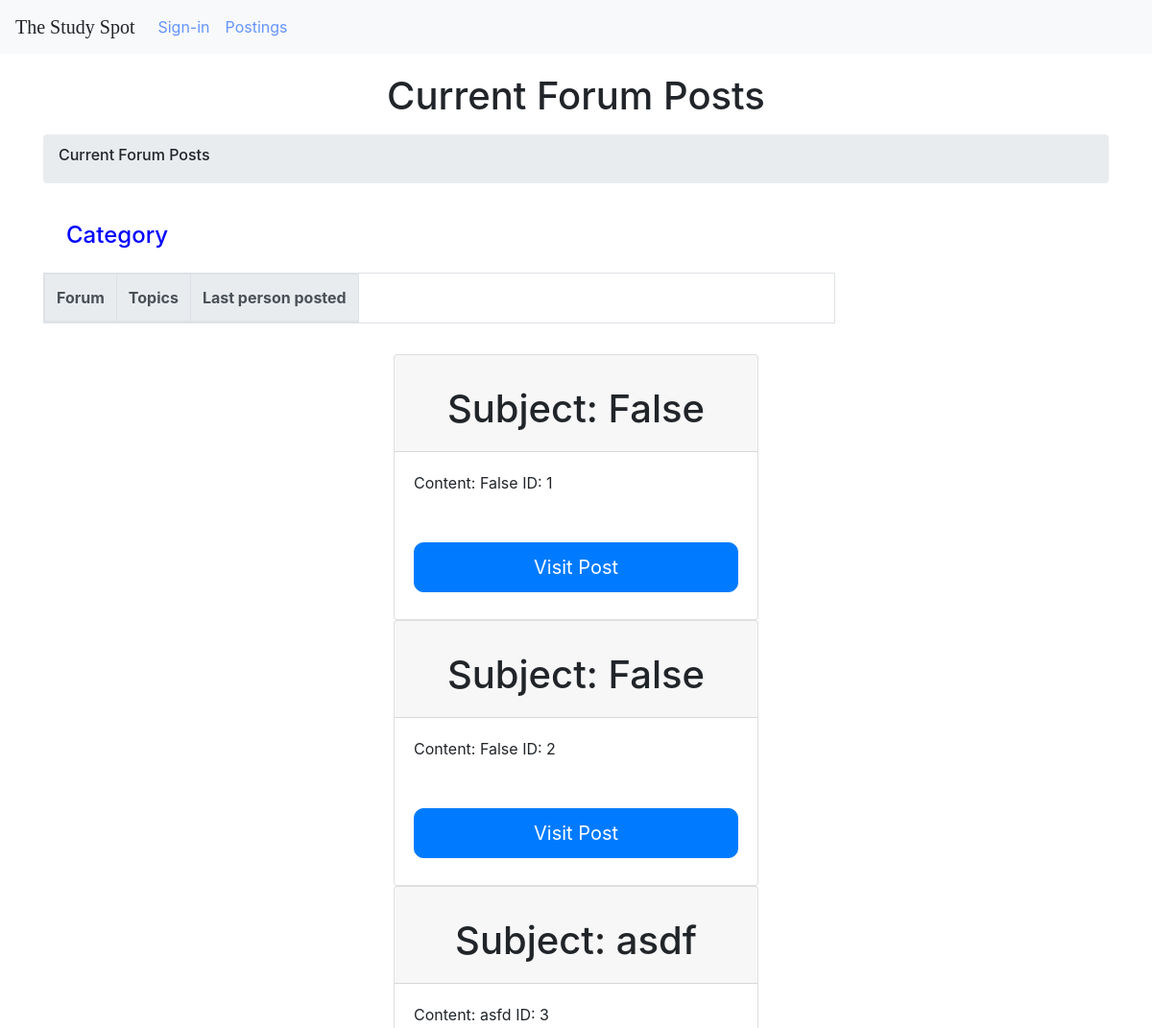
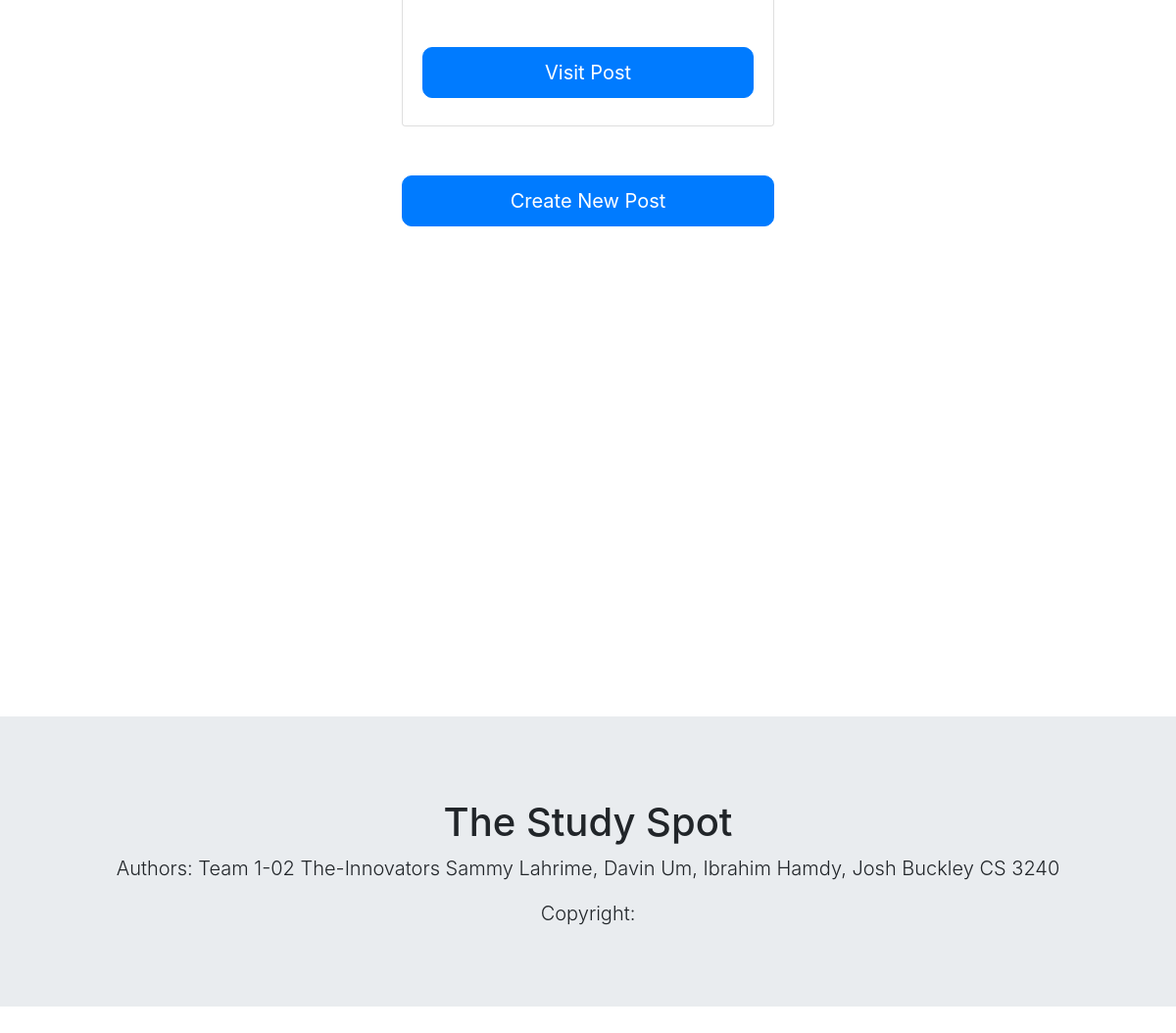
Page /post/ on the earlier database version (2 pictures, top to bottom).
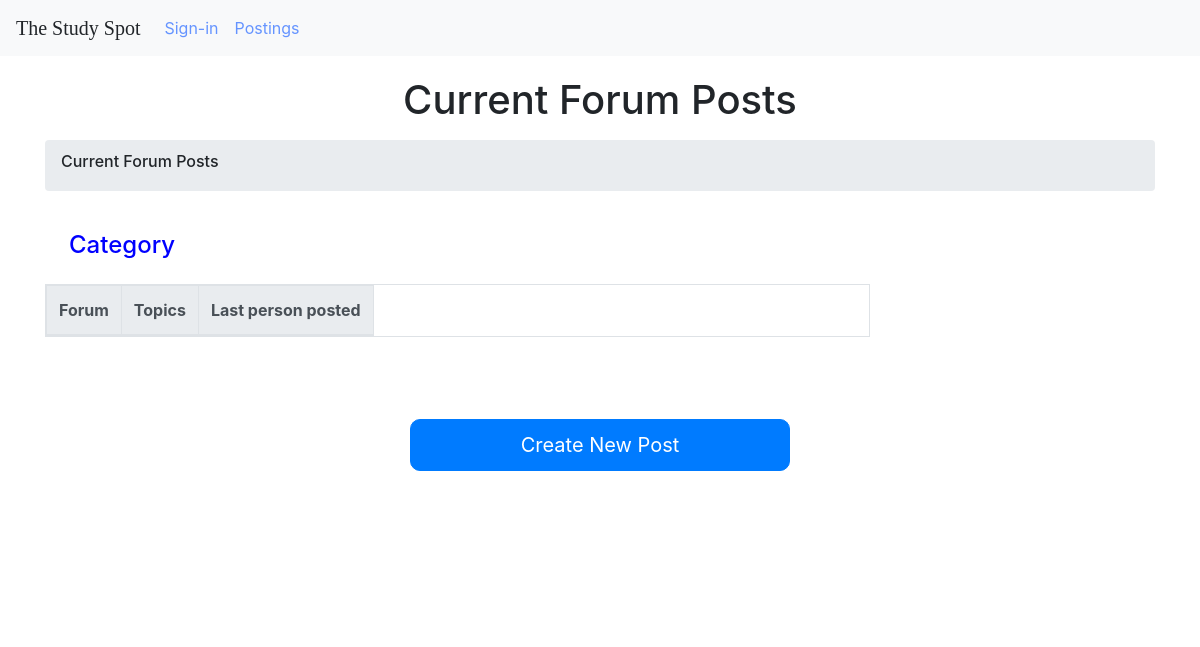
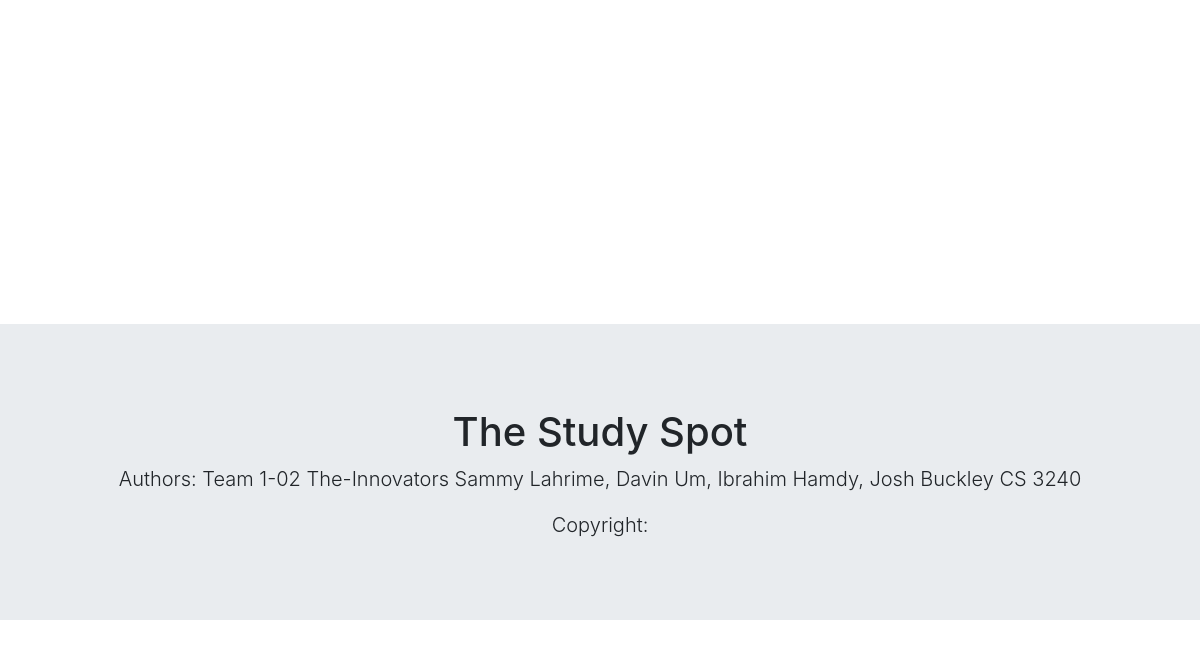
Same page on the later database version (2 pictures, top to bottom).
### StudyForum/models.py (models this page shows)
class Post(models.Model):
    username = models.CharField(max_length = 12, default="na")
    subject = models.CharField(max_length = 50, default="na")
    category = models.CharField(max_length = 20, default="na")
    content = models.CharField(max_length = 100, default="na")

### StudyForum/views.py (the view)
# urls.py: path('post/', views.post, name = 'post'),
def post(request):
    post_list = Post.objects.all()
    context = {'post_list': post_list}
    return render(request, 'studyforum/postings.html',context)

### StudyForum/templates/studyforum/postings.html
{% extends './global_template.html' %}
{% block content %}
  <h1>Current Forum Posts</h1>
  <div class = "container my-3">
      <nav class = "breadcrumb">
        <h6 class = "breadcrumb-item-active">Current Forum Posts</h6>
      </nav>
      <div class = "row">
          <div class="col-12 col-xl-9">
              <h2 style = "color:blue" class="h4 category mb-0 p-4 rounded-top">Category</h2>
                  <table class="table table-striped table-bordered table-responsive">
                      <thead class="thead-light">
                            <tr>
                                <th scope = "col" class = "forum-col">
                                Forum
                                </th>
                                <th scope = "col">
                                    Topics
                                </th>
                                <th scope = "col" class = "last-post-col">
                                Last person posted
                                </th>
                            </tr>
                      </thead>
                  </table>
          </div>
      </div>
  </div>
<div class = "row">
  <div class ="col-md-4"></div>
  <div class = "col-md-4">
        {% for post in post_list %}
        <div class="card z-depth-0 bordered">
                <div class="card-header">
                  <h1>
                  Subject: {{post.subject}}
                  </h1>
                </div>
                <div class="card-body" id ="card-four">
                  Content: {{post.content}}
                  ID: {{post.id}}
                  <h1>
                    <form>
                      <button formaction="{% url 'studyforum:postpage' post.id %}" class = "btn btn-block btn-primary big-button">Visit Post</button>
                    </form>
                  </h1>
                </div>
              </div>
        {% endfor %}
        </div>
        <div class = "col-md-4"></div>
  </div>
    <div class = "row">
      <div class="col-md-4"></div>
      <div class="col-md-4">
    <form>
    <button formaction="{% url 'studyforum:postsubmit' %}" class = "btn btn-block btn-primary big-button">Create New Post</button>
    </form>
    </div>
    <div class="col-md-4"></div>
    </div>
    {% endblock%}

### StudyForum/templates/studyforum/global_template.html (shortened to what this page needs)
{% load static %}
<!DOCTYPE html>
<html lang="en">
  <head>
    <link
      rel="stylesheet"
      href="https://stackpath.bootstrapcdn.com/bootstrap/4.3.1/css/bootstrap.min.css"
    />
    <link rel = "stylesheet" type="text/css" href = "{% static 'css/main.css'%}">
  </head>
  <nav class="navbar navbar-expand-lg navbar-light bg-light">
    <div class="collapse navbar-collapse" id="collapse-bar">
      <a class="navbar-brand primary-text" style="font-family: Pacifico"
        >The Study Spot</a
      >
      <ul class="navbar-nav mr-auto mt-2 mt-lg-0">
        <li class="nav-item">
          <a style="color: #6594ff" class="nav-link" href="{% url 'studyforum:index' %}">Sign-in</a>
        </li>
        <li class="nav-item">
          <a style="color: #6594ff" class="nav-link" href="{% url 'studyforum:post' %}">Postings</a>
        </li>
      </ul>
    </div>
  </nav>
  <body>
   {% block content %} {% endblock %}
    <div class = "row">
    <div class = "footer">
  <div class="jumbotron">
  <h1>The Study Spot</h1>
  <p class="lead">Authors: Team 1-02 The-Innovators Sammy Lahrime, Davin Um, Ibrahim Hamdy, Josh Buckley CS 3240</p>
  <p class = "lead">Copyright: </p>
</div>
</div>
</div>
  </body>
</html>

### StudyForum/static/css/main.css (style rules this page uses)
h1 { text-align: center; margin-top:20px; }
.big-button { padding: 10px 20px; font-size: 20px; border-radius: 10px; margin-top: 50px; }

### StudyForum/templates/studyforum/global_template.html (style rules this page uses)
.footer { left: 0; bottom: 0; margin-top:500px; width: 100%; position: relative; text-align: center; }

Differences in the rows shown:
removed Post: subject "False", content "False", id "1"
removed Post: subject "False", content "False", id "2"
removed Post: subject "asdf", content "asfd", id "3"
